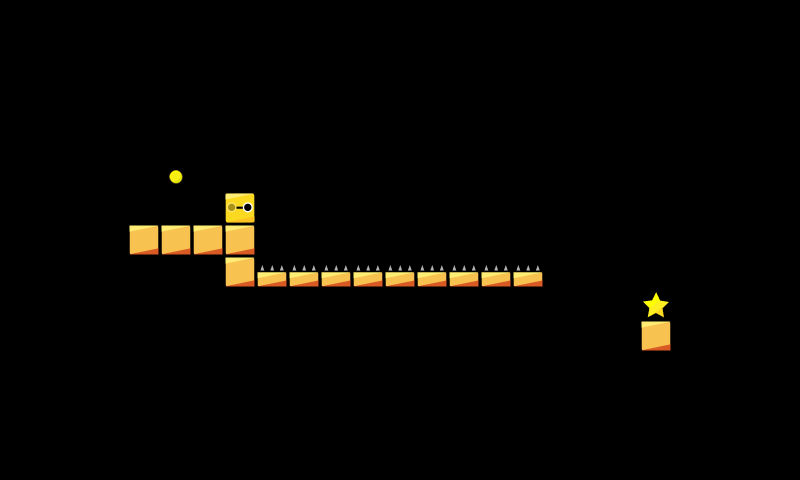

This is a level from a 2D game, rendered from its Tiled map with the project's own tilesets. A one-line summary and the map file follow, with tile-layer data summarised:
An orthogonal 25x15 tile map with 32x32 px tiles, 1 tile layer (map).

<map version="1.0" orientation="orthogonal" renderorder="right-down" width="25" height="15" tilewidth="32" tileheight="32" nextobjectid="7">
 <tileset firstgid="1" name="map_tiles" tilewidth="32" tileheight="32">
  <image source="../../img/map_tiles.png" width="480" height="480" />
 </tileset>
 <layer name="map" width="25" height="15">
  <data>[375 cells, 18 non-empty, 5 distinct tile ids]</data>
 </layer>
 <objectgroup name="Object Layer 1" />
</map>
